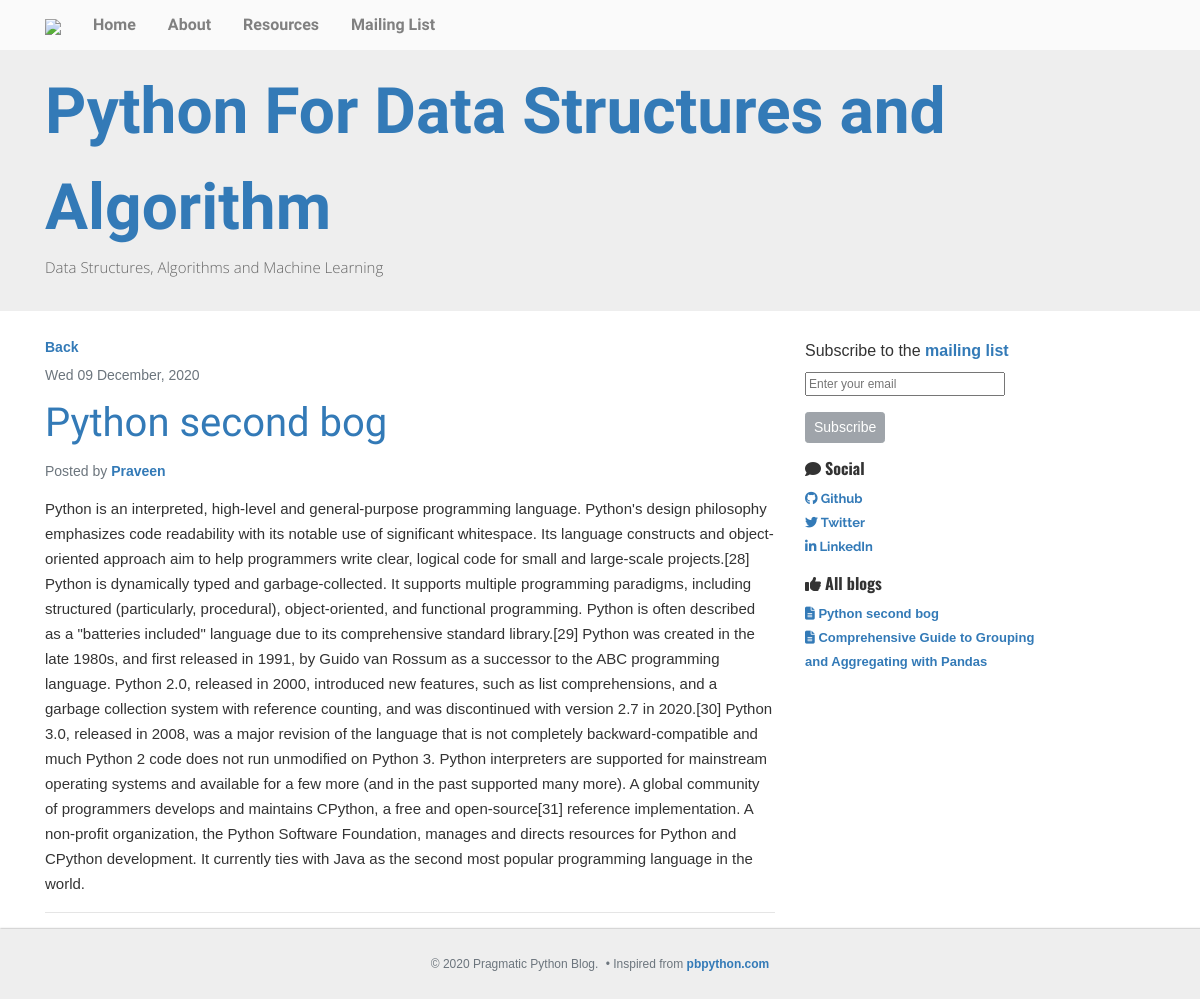
/2, run on the app's committed database.
### blog/models.py (models this page shows, shortened)
class Blog(models.Model):
	title = models.CharField(max_length=300)
	date = models.DateTimeField()
	summary = models.TextField()

### blog/views.py (the view)
# urls.py: path('<int:blog_id>', views.single_blog, name='single-blog'),
def single_blog(request, blog_id):
	blog = get_object_or_404(Blog, id=blog_id)
	all_blogs = Blog.objects.all()[::-1]
	context = {
		'blog':blog,
		'blogs': all_blogs,
	}
	return render(request, 'blog/single_blog.html', context)

### blog/templates/blog/single_blog.html
{% extends 'blog/base.html' %}
{% block content %}
<div class="article">
    <a href="{% url 'home' %}">Back</a>
    <h6 class="text-muted my-2">{{ blog.date|date:"D d F, Y" }}</h6>
    <a href="#">
        <h1 class="my-3">{{ blog.title }}</h1>
    </a>
    <h5 class="text-muted mb-3">Posted by <a href="#">Praveen</a></h5>
    <p>{{ blog.summary|safe }}</p>
    <hr>
</div>
{% endblock content %}

### blog/templates/blog/base.html (shortened to what this page needs)
{% load static %}
<!doctype html>
<html lang="en">
<head>
    <link rel="stylesheet" href="https://maxcdn.bootstrapcdn.com/bootstrap/4.0.0/css/bootstrap.min.css">
    <link rel="stylesheet" type="text/css" href="{% static 'blog/style.css' %}">
</head>
<body>
    <nav style="position: fixed; width: 100%; z-index: 2" class="navbar navbar-expand-lg navbar-light bg-light">
        <div class="container">
            <a class="navbar-brand" href="{% url 'home' %}"><img src="https://img.icons8.com/color/28/000000/python.png"/></a>
            <div class="collapse navbar-collapse" id="navbarSupportedContent">
                <ul class="navbar-nav mr-auto">
                    <li class="nav-item">
                        <a class="nav-link mx-2" href="{% url 'home' %}">Home</a>
                    </li>
                    <li class="nav-item">
                        <a class="nav-link mx-2" href="{% url 'about' %}">About</a>
                    </li>
                    <li class="nav-item">
                        <a class="nav-link mx-2" href="{% url 'resource' %}">Resources</a>
                    </li>
                    <li class="nav-item">
                        <a class="nav-link mx-2" href="{% url 'mailing' %}">Mailing List</a>
                    </li>
                </ul>
            </div>
        </div>
    </nav>
    <br><br>
    <div class="py-3 title">
        <div class="container">
            <a href="{% url 'home' %}">Python For Data Structures and Algorithm</a>
            <p class="mb-3">Data Structures, Algorithms and Machine Learning</p>
        </div>
    </div>
    <main role="main" class="mt-4 container">
        <div class="row">
            <div class="col-md-8">
                {% block content %}{% endblock %}
            </div>
            <div class="col-md-3 right">
                <div class="content-section mb-3">
                    <p class="p-0 my-1">Subscribe to the <a href="#" >mailing list</a></p>
                    <form class="my-2">
                      <p><input type="text" placeholder="Enter your email"></p>
                      <button class="btn btn-secondary btn-sm" disabled="">Subscribe</button>
                    </form>
                </div>
                <h6><i class="fas fa-comment"></i> Social</h6>
                <ul class="list-unstyled links">
                  <li><a href="https://github.com/praveeenrm" target="_blank"><i class="fa fa-github"></i> Github</a></li>
                  <li><a href="https://twitter.com/Praveen_R_M" target="_blank"><i class="fa fa-twitter"></i> Twitter</a></li>
                  <li><a href="https://linkedin.com/in/praveen-r-2009a0165" target="_blank"><i class="fa fa-linkedin"></i> LinkedIn</a></li>
                </ul>
                <h6><i class="fas fa-thumbs-up"></i> All blogs</h6>
                <ul class="list-unstyled popular">
                    {% for blog in blogs %}
                        <li><a href="{% url 'single-blog' blog.id %}"><i class="my-1 fas fa-file-alt"></i> {{ blog.title }}</a></li>
                    {% endfor %}
                </ul>
            </div>
        </div>
    </main>
    <footer>
        <p class="mt-3 text-muted">&copy; 2020 Pragmatic Python Blog. <span class="ml-1">&#8226 Inspired from <a href="https://pbpython.com" target="_blank">pbpython.com</a></span></p>
    </footer>
</body>
</html>

### blog/static/blog/style.css (style rules this page uses)
body { font-family: 'Noto Sans JP', sans-serif !important; color: #333 !important; }
a { color: #337AB7 !important; font-weight: bold; }
.navbar { padding-top: 0.3rem !important; padding-bottom: 0.3rem !important; background: #fafafa !important; }
.nav-item { font-size: 16px !important; }
.nav-link { color: grey !important; font-family: 'Mukta', sans-serif; }
.title { background: #eee; font-size: 4rem; font-family: 'Fjalla One', sans-serif; }
.title div p { font-size: 15px; color: #666; font-weight: 100; font-family: 'Open Sans', sans-serif; }
.title a { color: #337AB7 !important; }
.content-section form input { font-size: 12px !important; width: 200px; }
.article a h1 { font-family: 'Fjalla One', sans-serif; }
.article h5 { font-size: 14px; }
.article h6 { font-size: 14px; }
.article p { font-size: 15px; line-height: 25px; margin-bottom: 10px; }
.article a { font-size: 14px; font-weight: bold !important; }
.popular li a { font-size: 13px; }
.links li a { font-size: 13px; font-family: 'Raleway', sans-serif; }
.right h6 { font-weight: bold !important; font-family: 'Oswald', sans-serif; }
footer { display: flex; flex-direction: column; justify-content: center; align-items: center; height: 70px; background: #eee; box-shadow: 1px 1px 2px 1px rgba(0, 0, 0, 0.5); }
footer p { font-size: 12px; }
body { background: #fff; }

### data on the page
Blog: date "Wed 09 December, 2020", title "Python second bog", summary "Python is an interpreted, high-level and general-purpose programming language. Python's design philosophy emphasizes code readability with its notable use of significant whitespace. Its language constructs and object-oriented approach aim to help programmers write clear, logical code for small and large-scale projects.[28] Python is dynamically typed and garbage-collected. It supports multiple programming paradigms, including structured (particularly, procedural), object-oriented, and functional programming. Python is often described as a \"batteries included\" language due to its comprehensive standard library.[29] Python was created in the late 1980s, and first released in 1991, by Guido…"
Blog: title "Comprehensive Guide to Grouping and Aggregating with Pandas"
